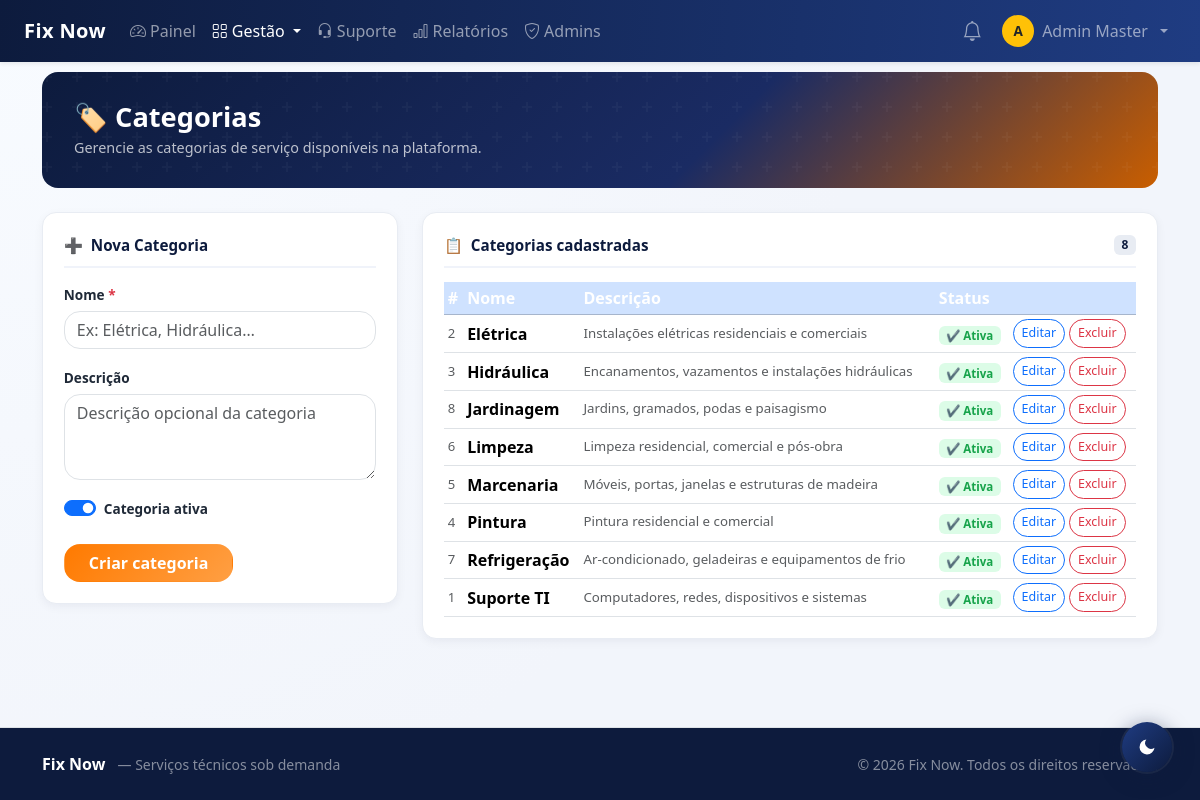
The app's page /view/admin/categorias.php (signed in) with its own data.
### tables this page shows
CREATE TABLE IF NOT EXISTS categoria (
  id        INT AUTO_INCREMENT PRIMARY KEY,
  nome      VARCHAR(100) NOT NULL UNIQUE,
  descricao VARCHAR(255) NULL,
  ativo     TINYINT(1)   NOT NULL DEFAULT 1,
  criado_em TIMESTAMP DEFAULT CURRENT_TIMESTAMP,
  admin_id  INT NULL,
  CONSTRAINT fk_categoria_admin FOREIGN KEY (admin_id) REFERENCES admin(id) ON DELETE SET NULL
);

### view/admin/categorias.php (the view, shortened to what this page needs)
<?php
require_once __DIR__ . '/_navbar.php';
$navbarHtml = ob_get_clean();
$categorias = $pdo->query('SELECT * FROM categoria ORDER BY nome ASC')->fetchAll();
$editando = null;
?>
<!DOCTYPE html>
<html lang="pt-BR">
<head>
  <link href="https://cdn.jsdelivr.net/npm/bootstrap@5.3.3/dist/css/bootstrap.min.css" rel="stylesheet">
  <link href="../../assets/css/style.css" rel="stylesheet">
</head>
<body>
<?= $navbarHtml ?>
<main class="container py-4 mt-5">
  <div class="page-hero mb-4">
    <div style="position:relative;z-index:1">
      <h1>🏷 Categorias</h1>
      <p>Gerencie as categorias de serviço disponíveis na plataforma.</p>
    </div>
  </div>
  <div class="row g-4">
    <div class="col-lg-4">
      <div class="admin-card">
        <div class="secao-titulo">
          <span><?= $editando ? '✏️' : '➕' ?></span>
          <?= $editando ? 'Editar Categoria' : 'Nova Categoria' ?>
        </div>
        <form method="post">
          <div class="mb-3">
            <label class="form-label">Nome <span class="text-danger">*</span></label>
            <input type="text" name="nome" class="form-control" maxlength="100" required
              value="<?= htmlspecialchars($editando['nome'] ?? '') ?>" placeholder="Ex: Elétrica, Hidráulica…">
          </div>
          <div class="mb-3">
            <label class="form-label">Descrição</label>
            <textarea name="descricao" class="form-control" rows="3" maxlength="255"
              placeholder="Descrição opcional da categoria"><?= htmlspecialchars($editando['descricao'] ?? '') ?></textarea>
          </div>
          <div class="mb-4">
            <div class="form-check form-switch">
              <input type="checkbox" name="ativo" id="chk_ativo" class="form-check-input" value="1"
                <?= (!$editando || $editando['ativo']) ? 'checked' : '' ?>>
              <label class="form-check-label fw-semibold" for="chk_ativo" style="font-size:.85rem;">Categoria ativa</label>
            </div>
          </div>
          <div class="d-flex gap-2">
            <button type="submit" class="btn btn-warning fw-bold px-4">
              <?= $editando ? 'Salvar alterações' : 'Criar categoria' ?>
            </button>
          </div>
        </form>
      </div>
    </div>
    <div class="col-lg-8">
      <div class="admin-card">
        <div class="secao-titulo">
          <span>📋</span>
          Categorias cadastradas
          <span class="badge ms-auto" style="background:#e8ecf3;color:#0d1b3d;font-size:.75rem;"><?= count($categorias) ?></span>
        </div>
        <?php if (!$categorias): ?>
          <div class="text-center py-5 text-muted">
            <div style="font-size:2.5rem;margin-bottom:.5rem;">📂</div>
            Nenhuma categoria cadastrada ainda.
          </div>
        <?php else: ?>
          <div class="table-responsive">
            <table class="table table-hover align-middle table-sm mb-0">
              <thead class="table-primary">
                <tr><th>#</th><th>Nome</th><th>Descrição</th><th>Status</th><th></th></tr>
              </thead>
              <tbody>
              <?php foreach ($categorias as $c): ?>
                <tr>
                  <td class="text-muted" style="font-size:.82rem;"><?= (int)$c['id'] ?></td>
                  <td class="fw-semibold"><?= htmlspecialchars($c['nome']) ?></td>
                  <td class="text-muted" style="font-size:.83rem;"><?= htmlspecialchars(mb_strimwidth($c['descricao'] ?? '—', 0, 60, '...')) ?></td>
                  <td>
                    <span class="badge" style="font-size:.72rem;background:<?= $c['ativo'] ? '#dcfce7' : '#f3f4f6' ?>;color:<?= $c['ativo'] ? '#16a34a' : '#6b7280' ?>;">
                      <?= $c['ativo'] ? '✔ Ativa' : 'Inativa' ?>
                    </span>
                  </td>
                  <td>
                    <div class="d-flex gap-1">
                      <a href="categorias.php?editar=<?= (int)$c['id'] ?>" class="btn btn-sm btn-outline-primary" style="font-size:.78rem;">Editar</a>
                      <?php if ($isMaster): ?>
                        <form method="post" class="d-inline" onsubmit="return confirm('Excluir esta categoria?');">
                          <button class="btn btn-sm btn-outline-danger" style="font-size:.78rem;">Excluir</button>
                        </form>
                      <?php endif; ?>
                    </div>
                  </td>
                </tr>
              <?php endforeach; ?>
              </tbody>
            </table>
          </div>
        <?php endif; ?>
      </div>
    </div>
  </div>
</main>
<?php require_once __DIR__ . '/../../includes/footer.php'; ?>
</body>
</html>

### assets/css/style.css (style rules this page uses)
:root { --fix-blue: #0d1b3d; --fix-blue-soft: #1f3c82; --fix-orange: #ff7a00; --fix-orange-soft: #ff9f43; --fix-bg: #f2f5fb; --fix-card: #ffffff; --fix-text: #1f2937; --fix-muted: #677489; --fix-shadow: 0 14px 32px rgba(15, 37, 84, 0.1); --fix-radius: 1rem; }
html, body { height: 100%; }
body { min-height: 100vh; display: flex; flex-direction: column; background: radial-gradient(circle at top left, #f8fbff, var(--fix-bg) 60%); color: var(--fix-text); }
main { flex: 1 0 auto; }
.bg-primary, .table-primary { background-color: var(--fix-blue) !important; }
.table-primary th { color: #fff; }
.btn-warning { background: linear-gradient(130deg, var(--fix-orange), var(--fix-orange-soft)); border-color: transparent; color: #fff; }
.btn, .form-control, .form-select, .card { border-radius: var(--fix-radius); transition: all 0.22s ease; }

### view/admin/categorias.php (style rules this page uses)
.page-hero { background:linear-gradient(135deg,#0d1b3d 0%,#1a2b63 60%,#c95e00 100%);border-radius:16px;padding:1.8rem 2rem;margin-bottom:1.5rem;position:relative;overflow:hidden }
.page-hero::before { content:'';position:absolute;inset:0;}
.page-hero h1 { color:#fff;font-size:clamp(1.2rem,3vw,1.7rem);font-weight:800;margin:0 0 .25rem }
.page-hero p { color:rgba(255,255,255,.72);font-size:.9rem;margin:0 }
.admin-card { background:#fff;border:1.5px solid #e8ecf3;border-radius:14px;padding:1.3rem;box-shadow:0 3px 10px rgba(13,27,61,.05) }
.secao-titulo { font-weight:700;font-size:.95rem;color:#0d1b3d;margin-bottom:.9rem;padding-bottom:.6rem;border-bottom:2px solid #f0f3fa;display:flex;align-items:center;gap:.5rem }
.form-label { font-size:.85rem;font-weight:600;margin-bottom:.35rem }

### records on screen
categoria: id "2", nome "Elétrica", descricao "Instalações elétricas residenciais e comerciais", ativo "✔ Ativa"
categoria: id "3", nome "Hidráulica", descricao "Encanamentos, vazamentos e instalações hidráulicas", ativo "✔ Ativa"
categoria: id "8", nome "Jardinagem", descricao "Jardins, gramados, podas e paisagismo", ativo "✔ Ativa"
categoria: id "6", nome "Limpeza", descricao "Limpeza residencial, comercial e pós-obra", ativo "✔ Ativa"
categoria: id "5", nome "Marcenaria", descricao "Móveis, portas, janelas e estruturas de madeira", ativo "✔ Ativa"
categoria: id "4", nome "Pintura", descricao "Pintura residencial e comercial", ativo "✔ Ativa"
categoria: id "7", nome "Refrigeração", descricao "Ar-condicionado, geladeiras e equipamentos de frio", ativo "✔ Ativa"
categoria: id "1", nome "Suporte TI", descricao "Computadores, redes, dispositivos e sistemas", ativo "✔ Ativa"

### other values on screen
$_navInicial "A"
$adminNome "Admin Master"
count($categorias) "8"
